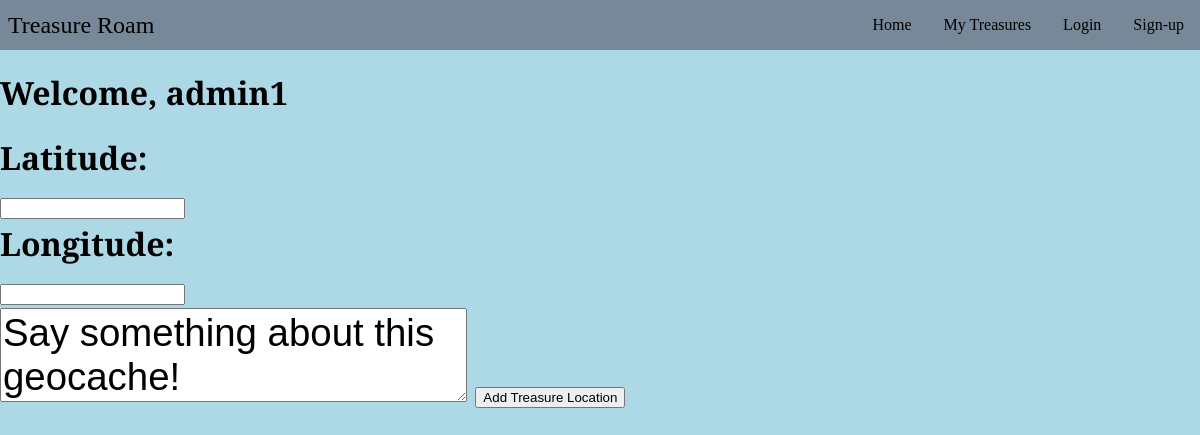
Page /profile (signed in) on the earlier database version.
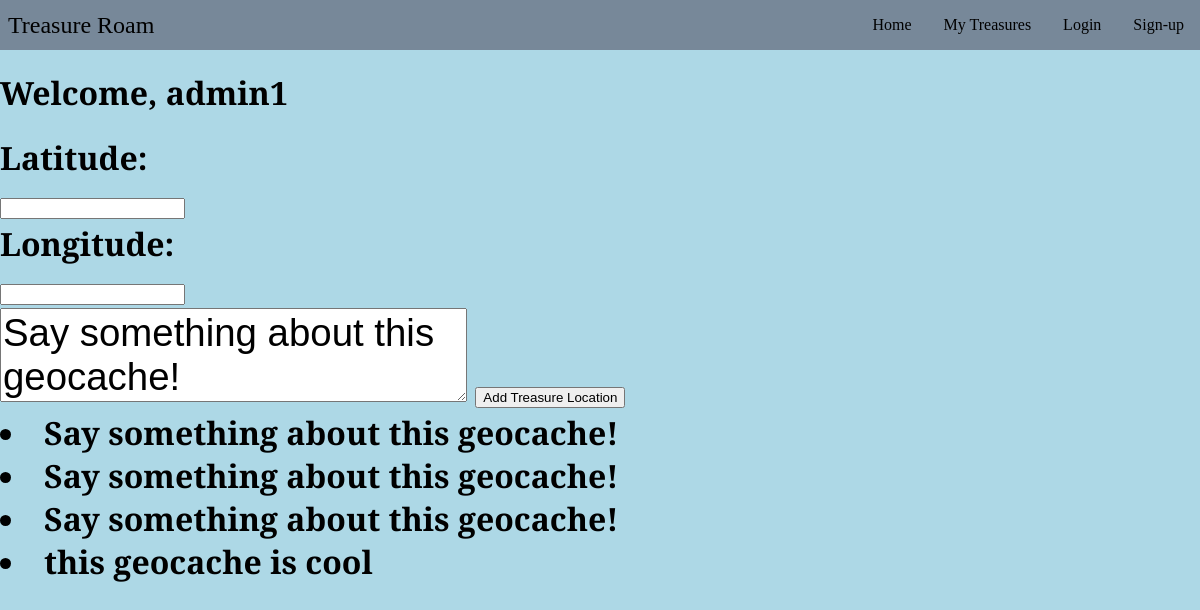
Same page on the later database version.
### users/models.py (models this page shows)
class CustomUser(AbstractUser):
    def __str__(self):
        return self.username

### tr_app/models.py (models this page shows)
class Treasure(models.Model):
    x_coordinate = models.FloatField()
    y_coordinate = models.FloatField()
    notes = models.TextField()
    placed_by = models.ForeignKey('users.CustomUser', on_delete=models.CASCADE, null=True, blank=True)
    date_created = models.DateTimeField(auto_now_add=True)
    last_visit = models.DateTimeField(auto_now_add=True)
    new = models.BooleanField()

### tr_app/views.py (the view, shortened to what this page needs)
# urls.py: path('profile', views.profile, name='profile'),
def profile(request):
    if request.method == 'GET':
        treasures = Treasure.objects.filter(placed_by=request.user)
        context = {'treasures':treasures}
        return render(request, 'profile.html', context)

### templates/profile.html (shortened to what this page needs)
{% extends 'base.html' %}
{% block content %}
<h1>Welcome, {{ user.username }}<h1>
<form method="POST" action="{% url 'tr_app:profile' %}">
  <label for="lat">Latitude:</label><br>
  <input type="number" id="lat" name="lat"><br>
  <label for="long">Longitude:</label><br>
  <input type="number" id="long" name="long"><br>
<textarea name="comments" id="comments" style="font-family:sans-serif;font-size:1.2em;">
Say something about this geocache!
</textarea>
  <button type="submit">Add Treasure Location</button>
</form>
{% for treasure in treasures %}
<li>{{ treasure.notes }}</li>
{% endfor %}
{% endblock content %}

### templates/base.html (shortened to what this page needs)
{% load static %}
<!DOCTYPE html>
<html lang="en">
<head>
    <link rel=stylesheet href="{% static 'css/style.css' %}">
    <link rel="stylesheet" href="https://unpkg.com/leaflet@1.7.1/dist/leaflet.css"
/>
</head>
<body>
<nav class="navbar">
    <div class="title"><a href="{% url 'tr_app:home' %}" class="site-logo">Treasure Roam</a></div>
    <div class="navbar-links">
        <ul>
            <li><a href="{% url 'tr_app:home' %}">Home</a></li>
            <li><a href="#">My Treasures</a></li>
            <li><a href="{% url 'login' %}">Login</a></li>
            <li><a href="{% url 'users:signup' %}">Sign-up</a></li>
        </ul>
    </div>
</nav>
{% block content %}
{% endblock content %}
</body>
</html>

### static/css/style.css (style rules this page uses)
* { box-sizing: boreder-box; }
body { background-color: lightblue; font-family: 'Architects Daughter', cursive; font-family: 'Playfair Display', serif; padding: 0; margin: 0; }
.navbar { display: flex; justify-content: space-between; align-items: center; background-color: lightslategray; color: black; }
.title { font-size: 1.5rem; margin: .5rem; }
.navbar-links ul { margin: 0; padding: 0; display: flex; }
.navbar-links li { list-style: none; }
.navbar-links li a { text-decoration: none; color: black; padding: 1rem; display: block; }
.site-logo:link { color: black; text-decoration: none; }

Differences in the rows shown:
added Treasure: notes "Say something about this geocache!"
added Treasure: notes "Say something about this geocache!"
added Treasure: notes "Say something about this geocache!"
added Treasure: notes "this geocache is cool"
